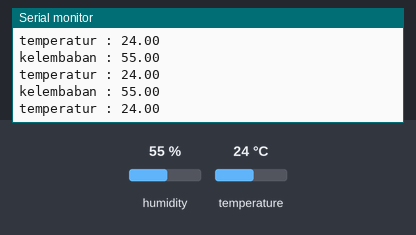
Recording of a sketch running on a simulated Arduino Uno, built with avr-gcc and run on an emulated ATmega328P. Parts: the last lines printed to the serial monitor. Inputs (shaded band) come from the test bench; at power-on: humidity 55 %, temperature 24 °C.

Above: at 2.8 s.
2.9 s: humidity set to 22 %
At 4.8 s:
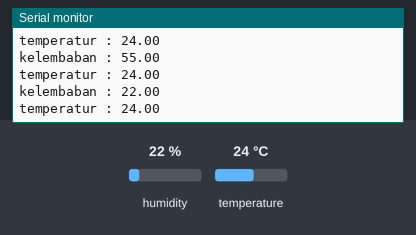
5.6 s: temperature set to 12 °C
At 6.6 s:
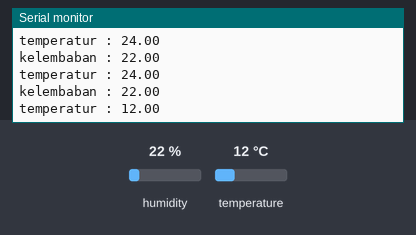
8.3 s: humidity set to 40 %
At 9.4 s:
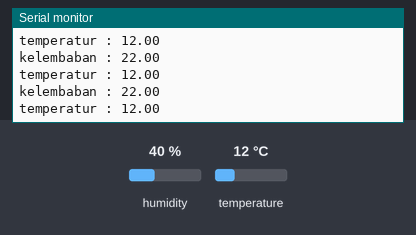
Timing chart, 0 to 11.3 s (numbered marks = the images above; inputs shaded):
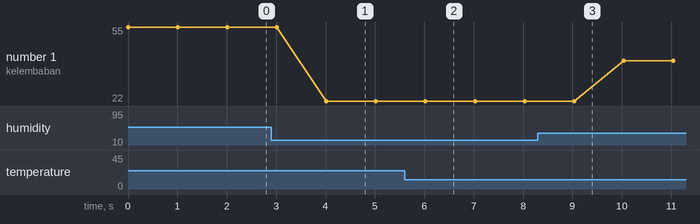

Measured:
- after the input at 2.9 s, the serial monitor: prints a new line after 1.1 s (image 1)
- after the input at 5.6 s, the serial monitor: prints a new line after 0.44 s (image 2)
- plotted number 1: 55 → 22 after the input at 2.9 s, 22 → 40 after the input at 8.3 s

The sketch:

DHT11.ino
```cpp
#include <DHT_U.h>
#include <DHT.h>

int dht_pin = 15;

DHT dht(dht_pin, DHT22);

void setup(){
    Serial.begin(9600);

    dht.begin();
}

void loop(){

    Serial.print("kelembaban : ");
    Serial.println(dht.readHumidity());
    Serial.print("temperatur : ");
    Serial.println(dht.readTemperature());
    dht.readTemperature(true);

    delay(1000);
}
```
